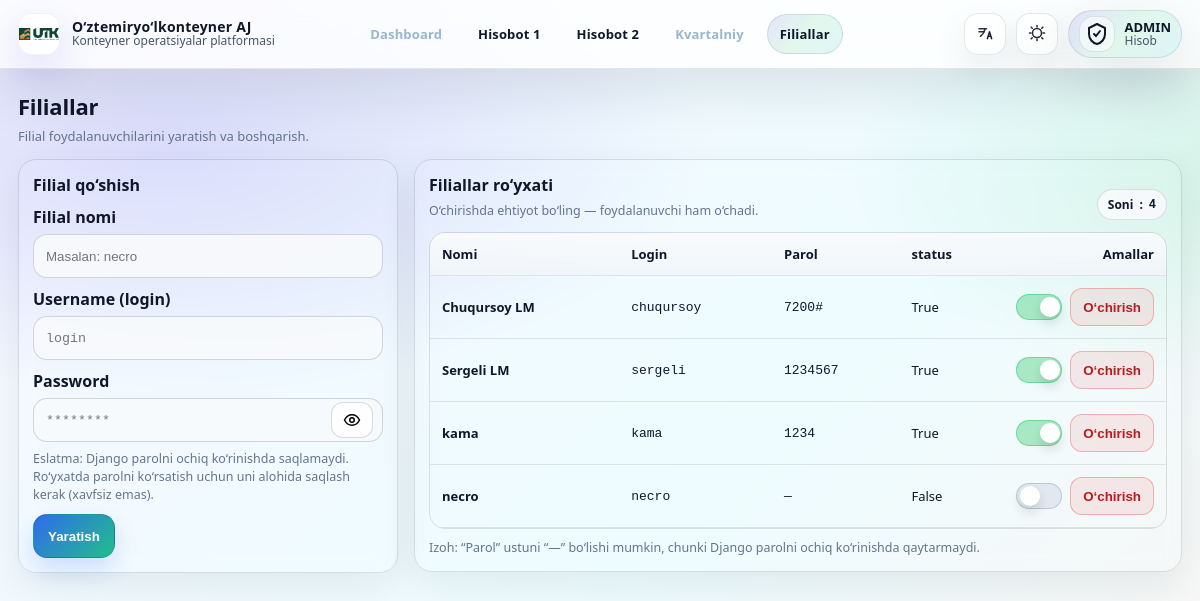
Page /admin-panel/stations/ (signed in) on the earlier database version.
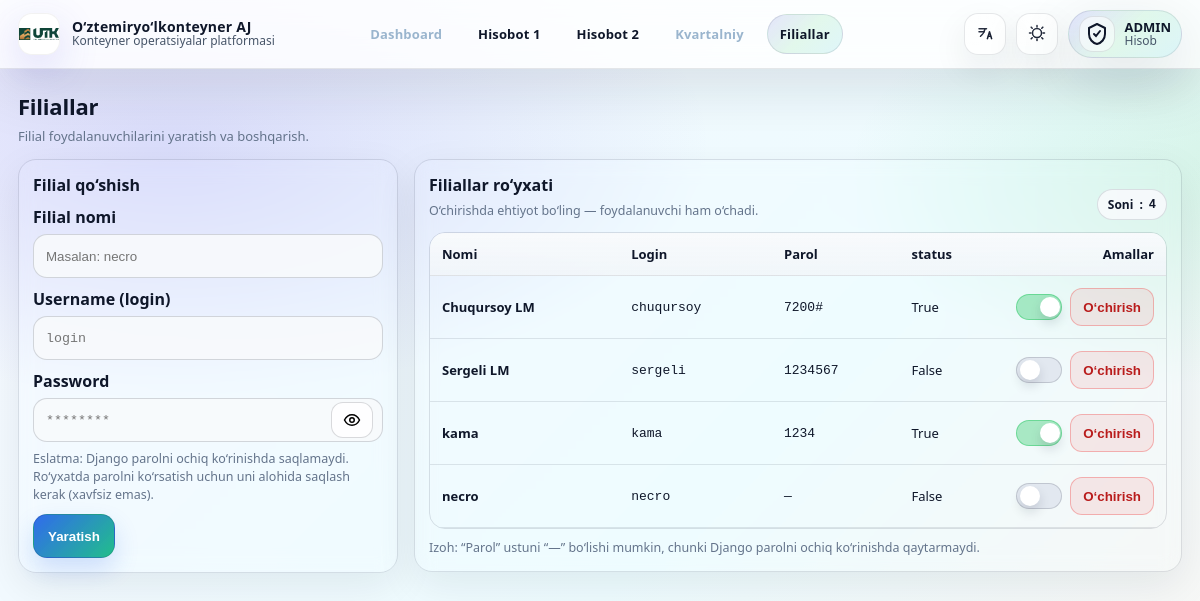
Same page on the later database version.
### accounts/models.py (models this page shows, shortened)
class StationProfile(models.Model):
    user = models.OneToOneField(User, on_delete=models.CASCADE, related_name='station_profile')
    station_name = models.CharField(max_length=255)
    plain_password = models.CharField(max_length=128, blank=True, default="")
    status=models.BooleanField(default=False)

### accounts/views.py (the view, shortened to what this page needs)
# urls.py: path('admin-panel/stations/', admin_stations, name='admin_stations'),
def admin_stations(request):
    if not (request.user.is_staff or request.user.is_superuser):
        return redirect('station_table_1_list')
    error = None
    stations = StationProfile.objects.select_related('user').order_by('station_name')
    return render(request, 'admin_stations.html', {'stations': stations, 'error': error})

### templates/admin_stations.html (shortened to what this page needs)
{% extends "base.html" %}
{% block content %}
<div class="page-head">
  <div>
    <h1 class="page-title" data-i18n="stations_title">Filiallar</h1>
    <div class="page-sub" data-i18n="stations_sub">Filial foydalanuvchilarini yaratish va boshqarish.</div>
  </div>
</div>
<div class="grid2">
  <div class="cardx">
    <h2 data-i18n="create_title">Filial qo‘shish</h2>
    <form method="post" autocomplete="off">
      <div class="field">
        <label data-i18n="label_station">Filial nomi</label>
        <input class="inp" name="station_name" required placeholder="Masalan: necro">
      </div>
      <div class="field">
        <label data-i18n="label_username">Username (login)</label>
        <input class="inp mono" name="username" required placeholder="login">
      </div>
      <div class="field">
        <label data-i18n="label_password">Password</label>
        <div class="pw-wrap">
          <input class="inp mono" id="pw" name="password" type="password" required placeholder="********">
          <button class="pw-toggle" type="button" id="pwBtn" aria-label="Show password">
            <svg viewBox="0 0 24 24" fill="none" stroke="currentColor" stroke-width="2">
              <path d="M2 12s3.5-7 10-7 10 7 10 7-3.5 7-10 7-10-7-10-7Z"></path>
              <circle cx="12" cy="12" r="3"></circle>
            </svg>
          </button>
        </div>
        <div class="muted" style="margin-top:8px" data-i18n="pw_note">
        </div>
      </div>
      <button class="btnx" type="submit">
        <span data-i18n="btn_create">Yaratish</span>
      </button>
    </form>
  </div>
  <div class="cardx">
    <div style="display:flex;justify-content:space-between;gap:10px;align-items:flex-end;flex-wrap:wrap;">
      <div>
        <h2 style="margin:0" data-i18n="list_title">Filiallar ro‘yxati</h2>
        <div class="muted" style="margin-top:6px" data-i18n="list_sub">
        </div>
      </div>
      <div class="pill">
        <span data-i18n="count">Soni</span>: <b class="mono">{{ stations|length }}</b>
      </div>
    </div>
    <div class="table-wrap" style="margin-top:12px;">
      <div class="scroll-x">
        <table class="tbl">
          <thead>
            <tr>
              <th data-i18n="col_name">Nomi</th>
              <th data-i18n="col_login">Login</th>
              <th data-i18n="col_password">Parol</th>
              <th>status</th>
              <th style="width:160px;text-align:right;" data-i18n="col_actions">Amallar</th>
            </tr>
          </thead>
          <tbody>
            {% for s in stations %}
              <tr>
                <td><b>{{ s.station_name }}</b></td>
                <td class="mono">{{ s.user.username }}</td>
                <td class="mono">{{ s.plain_password|default:"—" }}</td>
                <td>{{s.status}}</td>
                <td>
                  <div class="actions">
                    <form method="post" action="{% url 'promote_station' s.id %}" class="js-toggle-form" style="display:inline-block;">
                      <label class="switch" title="Status toggle">
                        <span class="slider"></span>
                      </label>
                    </form>
                    <form method="post"
                          action="{% url 'admin_station_delete' s.id %}"
                          onsubmit="return confirm('Удалить станцию {{ s.station_name }} ({{ s.user.username }})?');">
                      <button class="btn-danger" type="submit" data-i18n="btn_delete">O‘chirish</button>
                    </form>
                  </div>
                </td>
              </tr>
            {% empty %}
              <tr><td colspan="4" class="muted" data-i18n="empty">Hozircha filial yo‘q</td></tr>
            {% endfor %}
          </tbody>
        </table>
      </div>
    </div>
    <div class="muted" style="margin-top:10px" data-i18n="note2">
    </div>
  </div>
</div>
{% endblock %}

Differences in the rows shown:
changed StationProfile "Sergeli LM": status "True" → "False"
